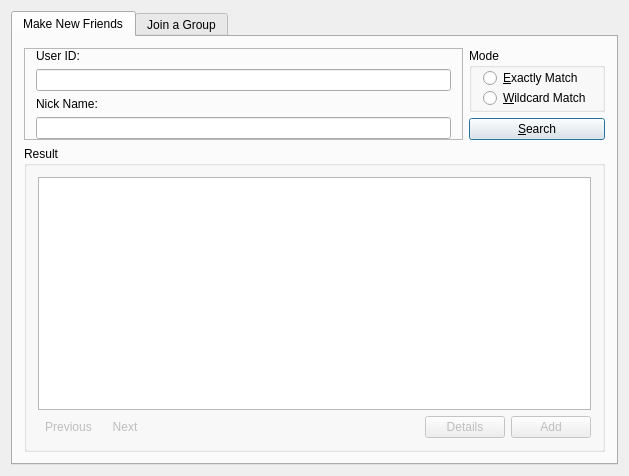
<?xml version="1.0" encoding="UTF-8"?>
<ui version="4.0">
 <class>SearchClass</class>
 <widget class="QDialog" name="SearchClass">
  <property name="geometry">
   <rect>
    <x>0</x>
    <y>0</y>
    <width>590</width>
    <height>468</height>
   </rect>
  </property>
  <property name="windowTitle">
   <string>Search for Contacts or Groups</string>
  </property>
  <layout class="QGridLayout" name="gridLayout">
   <property name="sizeConstraint">
    <enum>QLayout::SetFixedSize</enum>
   </property>
   <item row="0" column="0">
    <widget class="QTabWidget" name="tabWidget">
     <property name="currentIndex">
      <number>0</number>
     </property>
     <widget class="QWidget" name="tabUsers">
      <attribute name="icon">
       <iconset resource="../resources.qrc">
        <normaloff>:/resources/images/contact_male.png</normaloff>:/resources/images/contact_male.png</iconset>
      </attribute>
      <attribute name="title">
       <string>Make New Friends</string>
      </attribute>
      <layout class="QGridLayout" name="gridLayout_3">
       <item row="1" column="1">
        <widget class="QPushButton" name="pushButtonSearchContact">
         <property name="text">
          <string>&amp;Search</string>
         </property>
         <property name="default">
          <bool>true</bool>
         </property>
        </widget>
       </item>
       <item row="0" column="1">
        <widget class="QGroupBox" name="groupBox">
         <property name="sizePolicy">
          <sizepolicy hsizetype="Preferred" vsizetype="Expanding">
           <horstretch>0</horstretch>
           <verstretch>0</verstretch>
          </sizepolicy>
         </property>
         <property name="title">
          <string>Mode</string>
         </property>
         <layout class="QVBoxLayout" name="verticalLayout_5">
          <property name="spacing">
           <number>0</number>
          </property>
          <property name="topMargin">
           <number>0</number>
          </property>
          <property name="bottomMargin">
           <number>0</number>
          </property>
          <item>
           <widget class="QRadioButton" name="radioButtonUsersMatchExactly">
            <property name="text">
             <string>&amp;Exactly Match</string>
            </property>
           </widget>
          </item>
          <item>
           <widget class="QRadioButton" name="radioButtonUsersMatchWildcard">
            <property name="text">
             <string>&amp;Wildcard Match</string>
            </property>
           </widget>
          </item>
          <item>
           <spacer name="verticalSpacer">
            <property name="orientation">
             <enum>Qt::Vertical</enum>
            </property>
            <property name="sizeHint" stdset="0">
             <size>
              <width>20</width>
              <height>40</height>
             </size>
            </property>
           </spacer>
          </item>
         </layout>
        </widget>
       </item>
       <item row="2" column="0" colspan="2">
        <widget class="QGroupBox" name="groupBox_4">
         <property name="sizePolicy">
          <sizepolicy hsizetype="Expanding" vsizetype="Expanding">
           <horstretch>0</horstretch>
           <verstretch>10</verstretch>
          </sizepolicy>
         </property>
         <property name="title">
          <string>Result</string>
         </property>
         <layout class="QVBoxLayout" name="verticalLayout_3">
          <item>
           <widget class="QTableView" name="tableViewUsersResult">
            <property name="selectionMode">
             <enum>QAbstractItemView::SingleSelection</enum>
            </property>
            <property name="selectionBehavior">
             <enum>QAbstractItemView::SelectRows</enum>
            </property>
           </widget>
          </item>
          <item>
           <layout class="QHBoxLayout" name="horizontalLayout_4">
            <item>
             <widget class="QToolButton" name="toolButtonPreviousUsersResultPage">
              <property name="enabled">
               <bool>false</bool>
              </property>
              <property name="toolTip">
               <string>Previous Page</string>
              </property>
              <property name="text">
               <string>Previous</string>
              </property>
              <property name="icon">
               <iconset resource="../resources.qrc">
                <normaloff>:/resources/images/previous.png</normaloff>:/resources/images/previous.png</iconset>
              </property>
              <property name="autoRaise">
               <bool>true</bool>
              </property>
             </widget>
            </item>
            <item>
             <widget class="QToolButton" name="toolButtonNextUsersResultPage">
              <property name="enabled">
               <bool>false</bool>
              </property>
              <property name="toolTip">
               <string>Next Page</string>
              </property>
              <property name="text">
               <string>Next</string>
              </property>
              <property name="icon">
               <iconset resource="../resources.qrc">
                <normaloff>:/resources/images/next.png</normaloff>:/resources/images/next.png</iconset>
              </property>
              <property name="autoRaise">
               <bool>true</bool>
              </property>
             </widget>
            </item>
            <item>
             <spacer name="horizontalSpacer_5">
              <property name="orientation">
               <enum>Qt::Horizontal</enum>
              </property>
              <property name="sizeHint" stdset="0">
               <size>
                <width>40</width>
                <height>20</height>
               </size>
              </property>
             </spacer>
            </item>
            <item>
             <widget class="QPushButton" name="pushButtonUserDetails">
              <property name="enabled">
               <bool>false</bool>
              </property>
              <property name="text">
               <string>Details</string>
              </property>
             </widget>
            </item>
            <item>
             <widget class="QPushButton" name="pushButtonAddAsContact">
              <property name="enabled">
               <bool>false</bool>
              </property>
              <property name="toolTip">
               <string>Add as a contact</string>
              </property>
              <property name="text">
               <string>Add</string>
              </property>
             </widget>
            </item>
           </layout>
          </item>
         </layout>
        </widget>
       </item>
       <item row="0" column="0" rowspan="2">
        <widget class="QStackedWidget" name="stackedWidgetUsersSearchCondition">
         <property name="sizePolicy">
          <sizepolicy hsizetype="Preferred" vsizetype="Preferred">
           <horstretch>0</horstretch>
           <verstretch>1</verstretch>
          </sizepolicy>
         </property>
         <property name="frameShape">
          <enum>QFrame::StyledPanel</enum>
         </property>
         <property name="currentIndex">
          <number>0</number>
         </property>
         <widget class="QWidget" name="pageUsersSearchMatchExactly">
          <layout class="QGridLayout" name="gridLayout_5">
           <property name="topMargin">
            <number>0</number>
           </property>
           <property name="bottomMargin">
            <number>0</number>
           </property>
           <item row="0" column="0">
            <widget class="QLabel" name="labelUserID">
             <property name="text">
              <string>User ID:</string>
             </property>
            </widget>
           </item>
           <item row="1" column="0">
            <widget class="QLineEdit" name="lineEditUserID"/>
           </item>
           <item row="2" column="0">
            <widget class="QLabel" name="labelNickname">
             <property name="text">
              <string>Nick Name:</string>
             </property>
            </widget>
           </item>
           <item row="3" column="0">
            <widget class="QLineEdit" name="lineEditNickname"/>
           </item>
          </layout>
         </widget>
         <widget class="QWidget" name="pageUsersSearchMatchWildcard">
          <layout class="QGridLayout" name="gridLayout_2">
           <property name="topMargin">
            <number>0</number>
           </property>
           <property name="bottomMargin">
            <number>0</number>
           </property>
           <item row="0" column="0">
            <widget class="QLabel" name="labelGender">
             <property name="text">
              <string>Gender:</string>
             </property>
            </widget>
           </item>
           <item row="0" column="1">
            <widget class="QComboBox" name="comboBoxGender">
             <property name="sizePolicy">
              <sizepolicy hsizetype="Expanding" vsizetype="Fixed">
               <horstretch>0</horstretch>
               <verstretch>0</verstretch>
              </sizepolicy>
             </property>
            </widget>
           </item>
           <item row="0" column="2">
            <widget class="QLabel" name="label_3">
             <property name="sizePolicy">
              <sizepolicy hsizetype="Preferred" vsizetype="Preferred">
               <horstretch>0</horstretch>
               <verstretch>0</verstretch>
              </sizepolicy>
             </property>
             <property name="text">
              <string>Age:</string>
             </property>
            </widget>
           </item>
           <item row="0" column="3">
            <widget class="QComboBox" name="comboBoxAge">
             <property name="sizePolicy">
              <sizepolicy hsizetype="Expanding" vsizetype="Fixed">
               <horstretch>0</horstretch>
               <verstretch>0</verstretch>
              </sizepolicy>
             </property>
            </widget>
           </item>
           <item row="1" column="0">
            <widget class="QLabel" name="label">
             <property name="text">
              <string>Home Address:</string>
             </property>
            </widget>
           </item>
           <item row="1" column="1">
            <widget class="QLineEdit" name="lineEditHomeAddress">
             <property name="enabled">
              <bool>false</bool>
             </property>
            </widget>
           </item>
           <item row="1" column="2">
            <widget class="QLabel" name="label_2">
             <property name="text">
              <string>Business Address:</string>
             </property>
            </widget>
           </item>
           <item row="1" column="3">
            <widget class="QLineEdit" name="lineEditBusinessAddress">
             <property name="enabled">
              <bool>false</bool>
             </property>
            </widget>
           </item>
           <item row="2" column="3">
            <widget class="QCheckBox" name="checkBoxUserSearchWebcamUsers">
             <property name="enabled">
              <bool>false</bool>
             </property>
             <property name="layoutDirection">
              <enum>Qt::LeftToRight</enum>
             </property>
             <property name="text">
              <string>Webcam Users</string>
             </property>
            </widget>
           </item>
           <item row="2" column="1">
            <widget class="QCheckBox" name="checkBoxUserSearchOnlineUsers">
             <property name="layoutDirection">
              <enum>Qt::LeftToRight</enum>
             </property>
             <property name="text">
              <string>Online Users</string>
             </property>
             <property name="checked">
              <bool>true</bool>
             </property>
            </widget>
           </item>
          </layout>
         </widget>
        </widget>
       </item>
      </layout>
     </widget>
     <widget class="QWidget" name="tabGroups">
      <attribute name="icon">
       <iconset resource="../resources.qrc">
        <normaloff>:/resources/images/group.png</normaloff>:/resources/images/group.png</iconset>
      </attribute>
      <attribute name="title">
       <string>Join a Group</string>
      </attribute>
      <layout class="QVBoxLayout" name="verticalLayout_2">
       <item>
        <widget class="QGroupBox" name="groupBox_2">
         <property name="title">
          <string/>
         </property>
         <layout class="QHBoxLayout" name="horizontalLayout_3">
          <item>
           <widget class="QLabel" name="labelGroupKeyword">
            <property name="text">
             <string>&amp;Keyword:</string>
            </property>
            <property name="buddy">
             <cstring>lineEditGroupKeyword</cstring>
            </property>
           </widget>
          </item>
          <item>
           <widget class="QLineEdit" name="lineEditGroupKeyword"/>
          </item>
          <item>
           <widget class="QPushButton" name="pushButtonSearchGroup">
            <property name="text">
             <string>&amp;Search</string>
            </property>
            <property name="default">
             <bool>true</bool>
            </property>
           </widget>
          </item>
         </layout>
        </widget>
       </item>
       <item>
        <widget class="QGroupBox" name="groupBox_3">
         <property name="title">
          <string>Result</string>
         </property>
         <layout class="QVBoxLayout" name="verticalLayout">
          <item>
           <widget class="QTableView" name="tableViewGroupsResult">
            <property name="selectionMode">
             <enum>QAbstractItemView::SingleSelection</enum>
            </property>
            <property name="selectionBehavior">
             <enum>QAbstractItemView::SelectRows</enum>
            </property>
           </widget>
          </item>
          <item>
           <layout class="QHBoxLayout" name="horizontalLayout_7">
            <item>
             <widget class="QToolButton" name="toolButtonPreviousGroupsResultPage">
              <property name="enabled">
               <bool>false</bool>
              </property>
              <property name="toolTip">
               <string>Previous Page</string>
              </property>
              <property name="text">
               <string>Previous</string>
              </property>
              <property name="icon">
               <iconset resource="../resources.qrc">
                <normaloff>:/resources/images/previous.png</normaloff>:/resources/images/previous.png</iconset>
              </property>
              <property name="autoRaise">
               <bool>true</bool>
              </property>
             </widget>
            </item>
            <item>
             <widget class="QToolButton" name="toolButtonNextGroupsResultPage">
              <property name="enabled">
               <bool>false</bool>
              </property>
              <property name="toolTip">
               <string>Next Page</string>
              </property>
              <property name="text">
               <string>Next</string>
              </property>
              <property name="icon">
               <iconset resource="../resources.qrc">
                <normaloff>:/resources/images/next.png</normaloff>:/resources/images/next.png</iconset>
              </property>
              <property name="autoRaise">
               <bool>true</bool>
              </property>
             </widget>
            </item>
            <item>
             <spacer name="horizontalSpacer_6">
              <property name="orientation">
               <enum>Qt::Horizontal</enum>
              </property>
              <property name="sizeHint" stdset="0">
               <size>
                <width>40</width>
                <height>20</height>
               </size>
              </property>
             </spacer>
            </item>
            <item>
             <widget class="QPushButton" name="pushButtonGroupDetails">
              <property name="enabled">
               <bool>false</bool>
              </property>
              <property name="text">
               <string>Details</string>
              </property>
             </widget>
            </item>
            <item>
             <widget class="QPushButton" name="pushButtonJoinGroup">
              <property name="enabled">
               <bool>false</bool>
              </property>
              <property name="toolTip">
               <string>Add as a contact</string>
              </property>
              <property name="text">
               <string>Join</string>
              </property>
             </widget>
            </item>
           </layout>
          </item>
         </layout>
        </widget>
       </item>
      </layout>
     </widget>
    </widget>
   </item>
  </layout>
 </widget>
 <layoutdefault spacing="6" margin="11"/>
 <resources>
  <include location="../resources.qrc"/>
 </resources>
 <connections/>
</ui>
